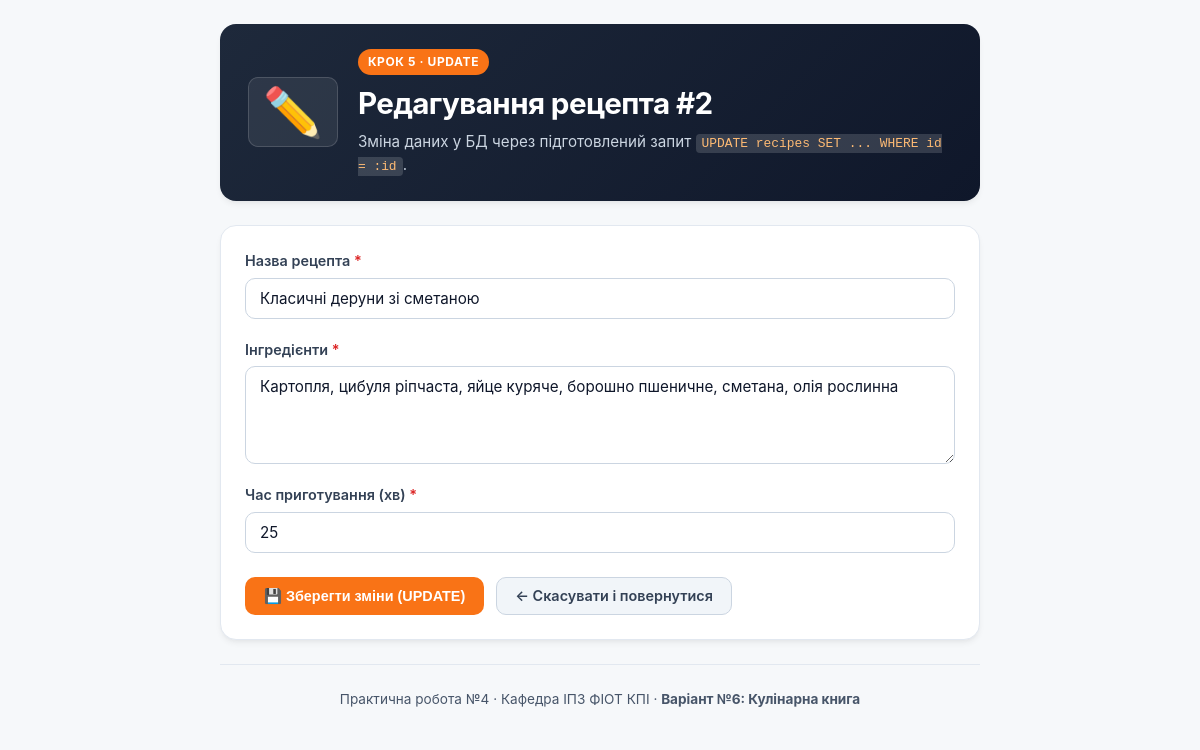
Page /edit.php?id=2 on the committed database.
### tables this page shows
CREATE TABLE IF NOT EXISTS `recipes` (
    `id` INT AUTO_INCREMENT PRIMARY KEY,
    `title` VARCHAR(255) NOT NULL,
    `ingredients` TEXT NOT NULL,
    `cook_time_min` INT NOT NULL
);

### functions.php (called while the page is built, shortened)
<?php
function getRecipeById(PDO $pdo, int $id): ?array
{
    $stmt = $pdo->prepare('SELECT * FROM recipes WHERE id = :id');
    $stmt->execute([':id' => $id]);
    $recipe = $stmt->fetch();
    return $recipe ?: null;
}

### edit.php (the view, shortened to what this page needs)
<?php
require_once __DIR__ . '/db.php';
require_once __DIR__ . '/functions.php';
$id = filter_input(INPUT_GET, 'id', FILTER_VALIDATE_INT);
$recipe = getRecipeById($pdo, (int)$id);
$errors = [];
$title = $recipe['title'];
$ingredients = $recipe['ingredients'];
$cookTimeMin = (string)$recipe['cook_time_min'];
?>
<!DOCTYPE html>
<html lang="uk">
<head>
    <link rel="stylesheet" href="style.css">
</head>
<body>
    <div class="page-container form-page-container">
        <header class="header mini-header">
            <div class="header-content">
                <span class="header-icon">✏️</span>
                <div>
                    <span class="header-badge">Крок 5 · UPDATE</span>
                    <h1>Редагування рецепта #<?= (int)$id ?></h1>
                    <p class="subtitle">Зміна даних у БД через підготовлений запит <code>UPDATE recipes SET ... WHERE id = :id</code>.</p>
                </div>
            </div>
        </header>
        <main class="card">
            <form action="edit.php" method="POST" class="recipe-form" novalidate>
                <div class="form-group <?= isset($errors['title']) ? 'has-error' : '' ?>">
                    <label for="title" class="form-label">
                        Назва рецепта <span class="required">*</span>
                    </label>
                    <input
                        type="text"
                        id="title"
                        name="title"
                        class="form-control"
                        value="<?= htmlspecialchars($title, ENT_QUOTES, 'UTF-8') ?>"
                        required
                    >
                </div>
                <div class="form-group <?= isset($errors['ingredients']) ? 'has-error' : '' ?>">
                    <label for="ingredients" class="form-label">
                        Інгредієнти <span class="required">*</span>
                    </label>
                    <textarea
                        id="ingredients"
                        name="ingredients"
                        class="form-control"
                        rows="4"
                        required
                    ><?= htmlspecialchars($ingredients, ENT_QUOTES, 'UTF-8') ?></textarea>
                </div>
                <div class="form-group <?= isset($errors['cook_time_min']) ? 'has-error' : '' ?>">
                    <label for="cook_time_min" class="form-label">
                        Час приготування (хв) <span class="required">*</span>
                    </label>
                    <input
                        type="number"
                        id="cook_time_min"
                        name="cook_time_min"
                        class="form-control"
                        min="1"
                        max="1440"
                        value="<?= htmlspecialchars((string)$cookTimeMin, ENT_QUOTES, 'UTF-8') ?>"
                        required
                    >
                </div>
                <div class="form-actions">
                    <button type="submit" class="btn btn-primary">
                        💾 Зберегти зміни (UPDATE)
                    </button>
                    <a href="index.php" class="btn btn-secondary">
                        ← Скасувати і повернутися
                    </a>
                </div>
            </form>
        </main>
        <footer class="footer">
            Практична робота №4 · Кафедра ІПЗ ФІОТ КПІ · <strong>Варіант №6: Кулінарна книга</strong>
        </footer>
    </div>
</body>
</html>

### style.css (style rules this page uses)
:root { --primary: #f97316; --primary-hover: #ea580c; --primary-light: #fff7ed; --primary-border: #fed7aa; --success: #16a34a; --success-bg: #ecfdf5; --success-border: #a7f3d0; --error: #dc2626; --error-bg: #fef2f2; --error-border: #fecaca; --gray-50: #f8fafc; --gray-100: #f1f5f9; --gray-200: #e2e8f0; --gray-300: #cbd5e1; --gray-400: #94a3b8; --gray-600: #475569; --gray-700: #334155; --gray-800: #1e293b; --gray-900: #0f172a; --white: #ffffff; --card-shadow: 0 4px 6px -1px rgba(0, 0, 0, 0.06), 0 2px 4px -2px rgba(0, 0, 0, 0.04); --card-shadow-hover: 0 10px 15px -3px rgba(0, 0, 0, 0.08), 0 4px 6px -4px rgba(0, 0, 0, 0.04); --radius-sm: 6px; --radius-md: 10px; --radius-lg: 16px; --radius-full: 9999px; --font-family: 'Inter', -apple-system, BlinkMacSystemFont, 'Segoe UI', Roboto, sans-serif; }
* { box-sizing: border-box; margin: 0; padding: 0; }
body { font-family: var(--font-family); background-color: #f6f8fa; color: var(--gray-800); line-height: 1.5; padding: 24px 16px; }
.page-container { max-width: 1200px; margin: 0 auto; display: flex; flex-direction: column; gap: 24px; }
.form-page-container { max-width: 760px; }
.header { background: linear-gradient(135deg, #1e293b 0%, #0f172a 100%); border-radius: var(--radius-lg); padding: 32px; color: var(--white); box-shadow: var(--card-shadow); }
.header.mini-header { padding: 24px 28px; }
.header-content { display: flex; align-items: center; gap: 20px; }
.header-icon { font-size: 3rem; background: rgba(255, 255, 255, 0.08); border: 1px solid rgba(255, 255, 255, 0.15); border-radius: var(--radius-md); padding: 10px 14px; line-height: 1; }
.header-badge { display: inline-block; background: var(--primary); color: var(--white); font-size: 0.75rem; font-weight: 700; text-transform: uppercase; letter-spacing: 0.05em; padding: 4px 10px; border-radius: var(--radius-full); margin-bottom: 6px; }
.header h1 { font-size: 1.85rem; font-weight: 700; letter-spacing: -0.02em; margin-bottom: 6px; }
.header .subtitle { color: var(--gray-300); font-size: 0.95rem; max-width: 800px; }
.header code { background: rgba(255, 255, 255, 0.15); padding: 2px 6px; border-radius: 4px; font-size: 0.85em; color: #fdba74; }
.card { background: var(--white); border: 1px solid var(--gray-200); border-radius: var(--radius-lg); padding: 24px; box-shadow: var(--card-shadow); }
.btn { display: inline-flex; align-items: center; justify-content: center; gap: 6px; font-size: 0.9rem; font-weight: 600; padding: 9px 18px; border-radius: var(--radius-md); border: 1px solid transparent; cursor: pointer; text-decoration: none; transition: all 0.15s ease-in-out; line-height: 1.25; }
.btn-primary { background: var(--primary); color: var(--white); }
.btn-secondary { background: var(--gray-100); color: var(--gray-700); border-color: var(--gray-300); }
.form-group { margin-bottom: 20px; display: flex; flex-direction: column; gap: 6px; }
.form-label { font-size: 0.9rem; font-weight: 600; color: var(--gray-700); }
.form-label .required { color: var(--error); }
.form-control { width: 100%; padding: 10px 14px; font-size: 0.95rem; border: 1px solid var(--gray-300); border-radius: var(--radius-md); background: var(--white); color: var(--gray-900); font-family: inherit; transition: border-color 0.15s, box-shadow 0.15s; }
.form-actions { display: flex; gap: 12px; margin-top: 24px; align-items: center; }
.footer { text-align: center; padding: 24px 0 12px; color: var(--gray-600); font-size: 0.85rem; border-top: 1px solid var(--gray-200); line-height: 1.6; }

### rows in the picture
recipes: title "Класичні деруни зі сметаною", ingredients "Картопля, цибуля ріпчаста, яйце куряче, борошно пшеничне, сметана, олія рослинна", cook_time_min "25"

### other values in the picture
$id "2"
